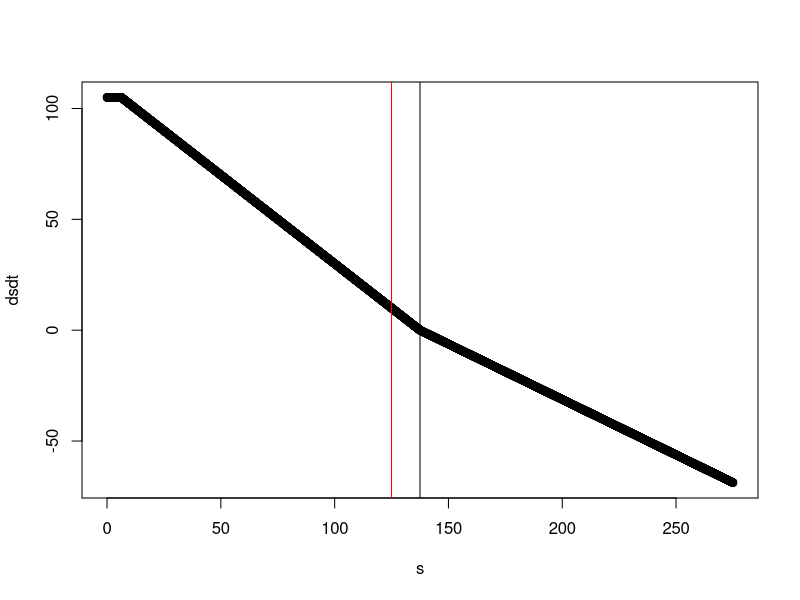
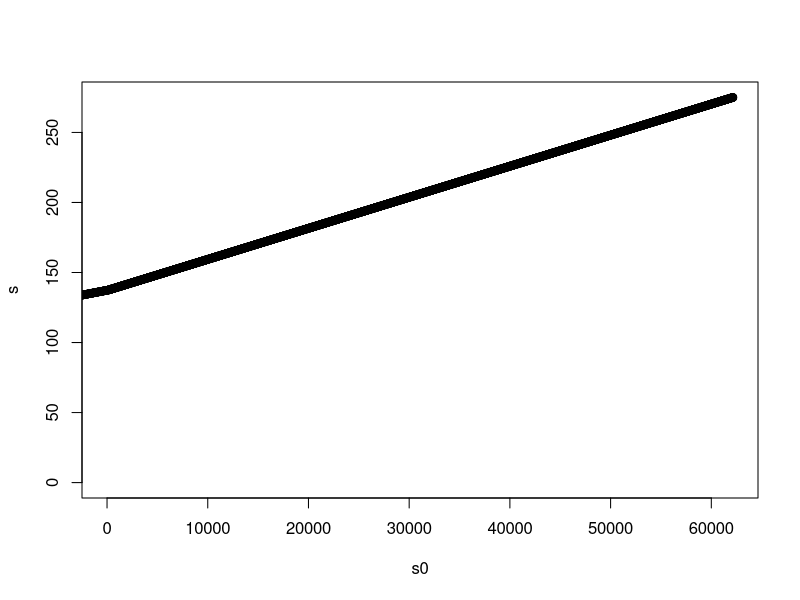

The R script that drew these images, in order:
## test compound tank solution with operator splitting
rm(list=ls())

q <- 100
r <- -100

eta_1 <- 0.5
kappa_1 <- 0.4
eta_2 <- 0.2
kappa_2 <- 0.4

s_c <- eta_1*q/kappa_1
s_1 <- 1.1*s_c #max(1.1*s_c,10*q)

s <- seq(0,2*max(s_1,s_c),length=10000)
dsdt <- rep(NA,length(s))
ds1dt <- rep(NA,length(s))
q_ss <- max(0, kappa_1*s_1 + (1-eta_1)*r) ## inflow needed at steady state in lower part
q <- q_ss
#q_ss <- kappa_1*s_1
for(ii in 1:length(s)){
    ss <- s[ii]

#    if(ss > s_1){
        q_1 <- min(q,q_ss)
        q_2 <- q - q_1
#    }else{
#        q_1 <- q
#        q_2 <- 0
#    }
    dsdt[ii] <- q - r - max(0,kappa_1*min(ss,s_1) - eta_1*q_1)/(1-eta_1) -
        max(0,kappa_2*max(ss-s_1,0) - eta_2*q_2)/(1-eta_2)
    ds1dt[ii] <- q_1 - r - max(0,kappa_1*min(ss,s_1) - eta_1*q_1)/(1-eta_1)
}

Dt <- 900
s0 <- s - 900*dsdt

##     }else{
        
    
##     if( ss > s_1 ){
        
##         ## then in upper part of channel
##         q_ss <- kappa_1*s_1 + (1-eta_1)*r ## indlow needed for steady state
##         if( q_ss < 0){ ## then should be zero with lateral inflow to upper store
##             r_2 <- q_ss / (1-eta_1)
##             q_ss <- 0
##         }else{
##             r_2 <- 0
##         }
##         q_1 <- min(q_ss,q)
##         q_2 <- q-q_1
##         ss <- ss - s_1
##         if (ss > eta_2*q_2/kappa_2) {
##             dsdt[ii] <- q_2 - r_2 - (kappa_2*ss - eta_2*q_2)/(1-eta_2)
##         }else{
##             dsdt[ii] <- q_2 - r_2
##         }
##     }else{
##         ## then in lower part
##         if (ss > eta_1*q/kappa_1) {
##             dsdt[ii] <- q - r - (kappa_1*ss - eta_1*q)/(1-eta_1)
##         }else{
##             dsdt[ii] <- q - r
##         }
##     }
## }

plot(s,dsdt)
abline(v=s_1)
abline(v=s_c,col="red")



s[which.min(abs(dsdt))]
s[which.min(abs(ds1dt))]

plot(s0,s,xlim=c(0,max(s0)))
## qin <- c(seq(10,450,length=1000),seq(450,400,length=1000))
## r <- rep(100,length(qin))##*sign(rnorm(length(qin)))
## rout <- r
## qout <- rep(NA,length(qin))
## s <- rep(NA,length(qin))
## s[1] <- 1000

## flt <- function(s0,qi,r,Dt,kappa,eta){
##     smax <- s0 + Dt*(qi-r)
##     sc <- eta*qi/kappa
##     if( smax <= sc ){ return( max(0,smax)) }
##     else{ return( (s0 + Dt*( (qi/(1-eta)) - r )) / (1+(Dt*kappa/(1-eta))) ) }
## }

## kappa1 <- 1/1000; eta1 <- 0.5; s1 <- 4e4 ##3000
## kappa2 <- 0.1/1000; eta2 <- 0
## Dt <- 900

## for(ii in 2:length(qin)){
##     if(ii==17){ browser() }
##     s0 <- s[ii-1]
##     shat <- flt(s0,qin[ii],r[ii],Dt,kappa1,eta1)
##     if( shat > s1 ){
##         ## then reached top part of channel
##         qhat <- ((s1-s0)/Dt) + r[ii]
##         if( kappa1*s1/eta1 > qhat ){
##             qhat <- ( (1+(Dt*kappa1/(1-eta1)))*s1 - s0 + Dt*r[ii] ) /(Dt/(1-eta1))
##         }
##         if( qhat > 0 ){
##             s2 <- 0
##         }else{
##             qhat <- 0
## #            s2 <- s1 + s0 - (Dt*r[ii]) - (Dt/(1-eta1))*kappa1*s1
##             s2 <- s0 - (Dt*r[ii]) - (Dt/(1-eta1))*kappa1*s1 - s1
            
##         }
##         s2 <- flt(s2,qin[ii]-qhat,0,Dt,kappa2,eta2)
##         shat <- s1 + s2
##     }
##     s[ii] <- shat
##     qout[ii] <- (s0 + Dt*(qin[ii]-r[ii]) - shat)/Dt
##     if( qout[ii] < 0 ){
##         rout[ii] <- rout[ii] + qout[ii]
##         qout[ii] <- 0
##     }
    
## }


## layout(matrix(1:2))
## plot(s)
## matplot(cbind(qin,qout),type="l")



## ## operator splitting
